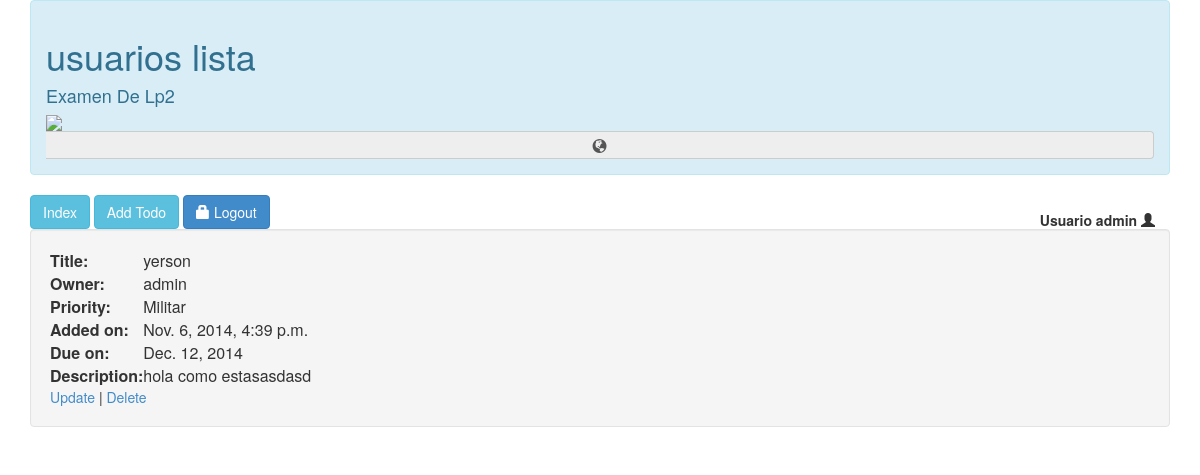
/Todo1 (signed in), run on the app's committed database.
### app/models.py (models this page shows, shortened)
class Todo(models.Model):
    PRIORITY_LIST = (
        (0, 'Dni'),
        (5, 'partida'),
        (10, 'Militar'),
        (15, ''),
    )
    title = models.CharField(max_length=40)
    owner = models.ForeignKey(User)
    priority = models.PositiveSmallIntegerField(choices=PRIORITY_LIST, default=5)
    description = models.TextField()
    added_on = models.DateTimeField(auto_now_add=True)
    due_on = models.DateField()
    class Meta:
        permissions = (
            ('list_app', 'Can view list ap'),
            ('view_app', 'Can view ap'),
            ('add_app', 'Can add ap'),
            ('change_app', 'Can change ap'),
            ('delete_app', 'Can delete ap'),
        )
        ordering = ['due_on']
    def __unicode__(self):
        return u"%s" % self.title

### app/views.py (the view)
# urls.py: url(r'^Todo(?P<pk>\d+)$', TodoDetail.as_view(), name='app_detail'),
class TodoDetail(DetailView):
    model = Todo
    @method_decorator(permission_required('app.view_app'))
    def dispatch(self, *args, **kwargs):
        return super(TodoDetail, self).dispatch(*args, **kwargs)

### templates/app/todo_detail.html (shortened to what this page needs)
{% extends 'base.html' %}
{% block content %}
<table>
<tr><th>Title:</th><td>{{todo}}</td></tr>
<tr><th>Owner:</th><td>{{todo.owner}}</td></tr>
<tr><th>Priority:</th><td>{{todo.get_priority_display}}</td></tr>
<tr><th>Added on:</th><td>{{todo.added_on}}</td></tr>
<tr><th>Due on:</th><td>{{todo.due_on}}</td></tr>
<tr><th>Description:</th><td>{{todo.description}}</td></tr>
</table>
{% if perms.app.change_app %}<a href="{% url 'app_update' todo.pk %}">Update</a>{% endif %} | {% if perms.app.delete_app %}<a href="{% url 'app_delete' todo.pk %}">Delete</a>{% endif %}
{% endblock %}

### templates/base.html (shortened to what this page needs)
<html>
    <head>
    <link href="{{STATIC_URL}}css/bootstrap.css " rel = "stylesheet" type="text/css">
</head>
<body>
<div class = "container">
    <div class="alert alert-info">
        <h1>usuarios lista</h1>                                                                                                 <h4>Examen De Lp2</h4>
        <img src="fc,140x140,creme.u5" class="img-polaroid">
        <span class="input-group-addon"><span class="glyphicon
                glyphicon-globe"></span></span>
    </div>
        <a type="button" class="btn btn-info" href="{% url 'app_list' %}">Index</a>{% if perms.todo.add_todo %}
        <a type="button" class="btn btn-info" href="{% url 'app_create' %}">Add Todo</a>{% endif %}
        {% if user.is_authenticated %}
           <p class="navbar-text pull-right">
               <strong>Usuario {{user.username}}</strong>
        <span class="glyphicon glyphicon-user"></span>
           </p>
           {% endif %}
        <button type="submit" class="btn btn-primary"><span class="glyphicon
                glyphicon-lock"></span> Logout</button>
    <div class =  "well">
{% block content %}{% endblock %}
    </div>
</div>
</body>
</html>

### data on the page
Todo: title "yerson", owner "admin", priority "Militar", added_on "Nov. 6, 2014, 4:39 p.m.", due_on "Dec. 12, 2014", description "hola como estasasdasd"

### other printed values
{{ user.username }} "admin"
